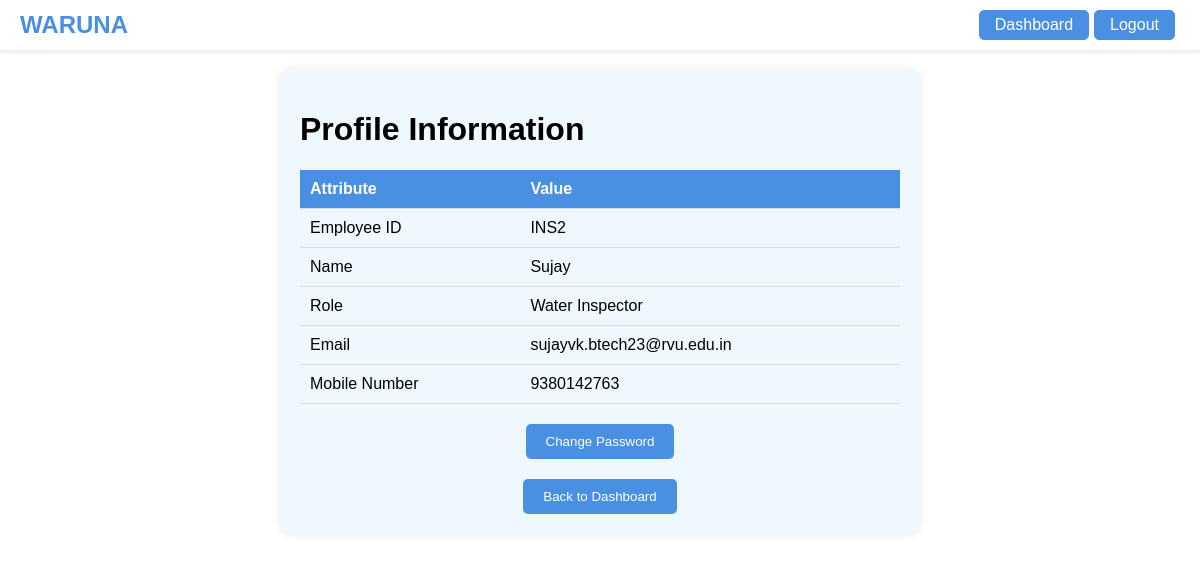
Page /view_profile (signed in) on the earlier database version.
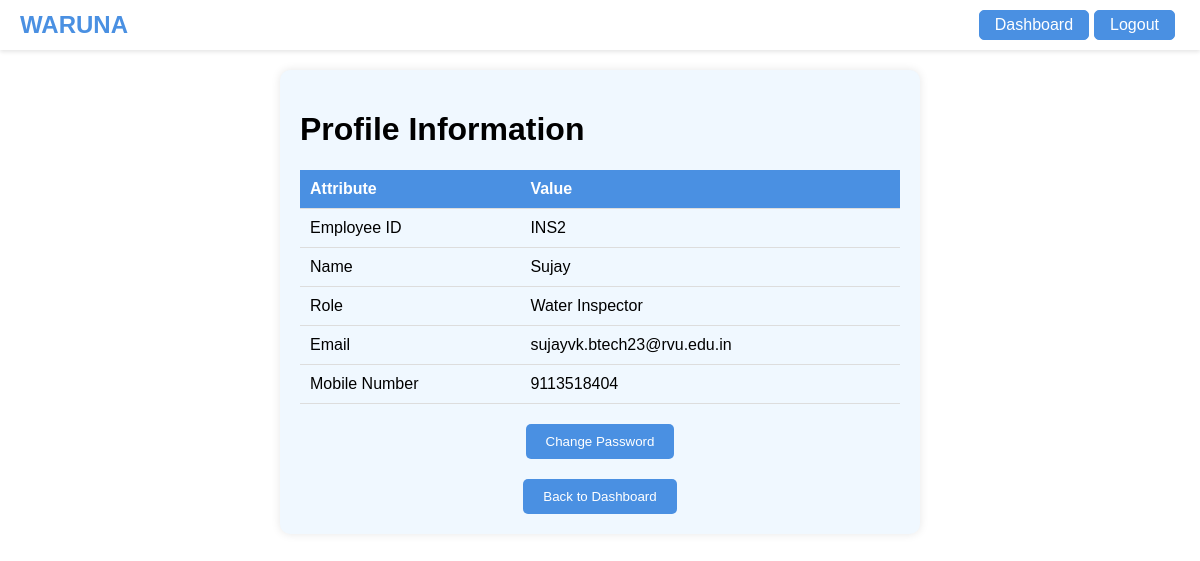
Same page on the later database version.
### tables this page shows
CREATE TABLE employees
                 (employee_id TEXT PRIMARY KEY, name TEXT, password TEXT, role TEXT,
                 email TEXT, mobile_no TEXT, tasks_reviewed INTEGER DEFAULT 0,
                 tasks_completed INTEGER DEFAULT 0);

### app.py (the view)
@app.route('/view_profile')
def view_profile():
    if 'employee_id' in session:
        employee_id = session['employee_id']
        conn = sqlite3.connect('waruna.db')
        c = conn.cursor()
        c.execute("SELECT employee_id, name, role, email, mobile_no FROM employees WHERE employee_id = ?", (employee_id,))
        profile = c.fetchone()
        conn.close()
        return render_template('view_profile.html', profile=profile)
    flash('Please log in to access this page', 'error')
    return redirect(url_for('login'))

### templates/view_profile.html (shortened to what this page needs)
<!DOCTYPE html>
<html lang="en">
<head>
</head>
<body>
    <nav class="navbar navbar-light">
        <a class="navbar-brand" href="#">WARUNA</a>
        <div class="boxes">
        <div class="login-box"><a class="nav-link" href="/dashboard">Dashboard</a></div>
        <div class="login-box"><a class="nav-link" href="/logout">Logout</a></div>
        </div>
    </nav>
    <div class="container">
        <h1>Profile Information</h1>
        <table>
            <tr>
                <th>Attribute</th>
                <th>Value</th>
            </tr>
            <tr>
                <td>Employee ID</td>
                <td>{{ profile[0] }}</td>
            </tr>
            <tr>
                <td>Name</td>
                <td>{{ profile[1] }}</td>
            </tr>
            <tr>
                <td>Role</td>
                <td>{{ profile[2] }}</td>
            </tr>
            <tr>
                <td>Email</td>
                <td>{{ profile[3] }}</td>
            </tr>
            <tr>
                <td>Mobile Number</td>
                <td>{{ profile[4] }}</td>
            </tr>
        </table>
        <button onclick="location.href='/change_password'" type="button">Change Password</button>
        <button onclick="location.href='/dashboard'" type="button">Back to Dashboard</button>
    </div>
</body>
</html>

Differences in the rows shown:
changed employees "INS2": mobile_no "9380142763" → "9113518404"
